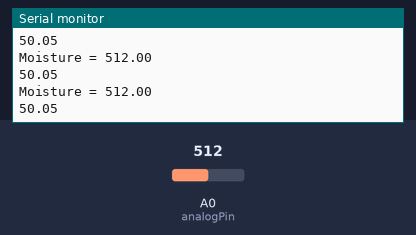
Bench run of a sketch on a simulated Arduino Uno, built with avr-gcc and run on an emulated ATmega328P. On the bench: the last lines printed to the serial monitor. Inputs (shaded band) come from the test bench; at power-on: A0 (analogPin) = 512.

Above: at 1.2 s.
1.3 s: A0 (analogPin) set to 490
At 1.4 s:
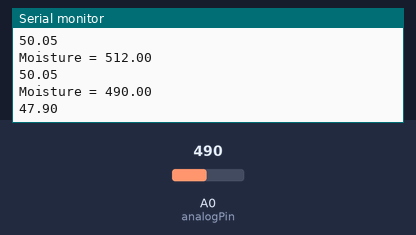
2.8 s: A0 (analogPin) set to 510
At 2.81 s:
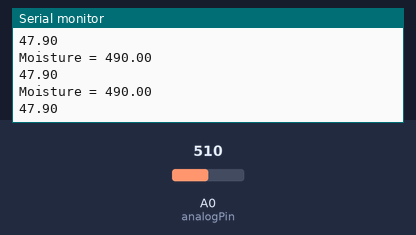
Timing chart, 0 to 5.8 s (numbered marks = the images above; inputs shaded):
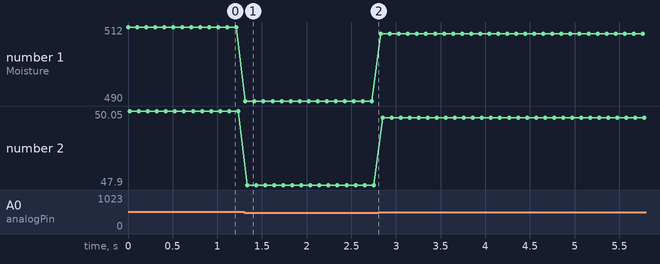

Measured:
- after the input at 1.3 s, the serial monitor: prints a new line at once (image 1)
- plotted number 1: 512 → 490 after the input at 1.3 s, 490 → 510 after the input at 2.8 s
- plotted number 2: 50.05 → 47.9 after the input at 1.3 s, 47.9 → 49.85 after the input at 2.8 s

The sketch:

Soil_Moisture.ino
```cpp
#define analogPin 0
float Moisture = 0;
void setup() {
Serial.begin(9600);
}

void loop() {
Moisture = analogRead(analogPin);
Serial.print("Moisture = ");
Serial.println(Moisture);
Serial.println((Moisture*100)/1023);//Convert to percent
if (Moisture < 500) {

}
else {


}
delay(100);
}
```
